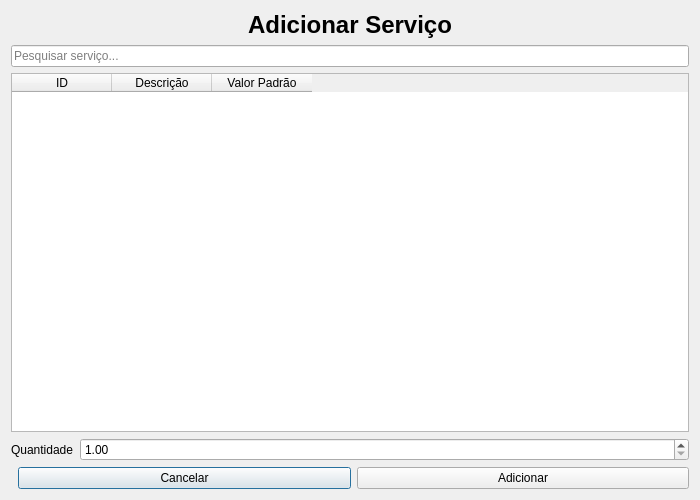
<?xml version="1.0" encoding="UTF-8"?>
<ui version="4.0">
 <class>SelecionarServicoForm</class>

 <widget class="QDialog" name="SelecionarServicoForm">

  <property name="geometry">
   <rect>
    <x>0</x>
    <y>0</y>
    <width>700</width>
    <height>500</height>
   </rect>
  </property>

  <property name="windowTitle">
   <string>Selecionar Serviço</string>
  </property>

  <layout class="QVBoxLayout">

   <item>
    <widget class="QLabel">
     <property name="text">
      <string>Adicionar Serviço</string>
     </property>
     <property name="alignment">
      <set>Qt::AlignCenter</set>
     </property>
     <property name="font">
      <font>
       <pointsize>18</pointsize>
       <bold>true</bold>
      </font>
     </property>
    </widget>
   </item>

   <item>
    <widget class="QLineEdit" name="txtPesquisar">
     <property name="placeholderText">
      <string>Pesquisar serviço...</string>
     </property>
    </widget>
   </item>

   <item>
    <widget class="QTableWidget" name="tblServicos">

     <column>
      <property name="text">
       <string>ID</string>
      </property>
     </column>

     <column>
      <property name="text">
       <string>Descrição</string>
      </property>
     </column>

     <column>
      <property name="text">
       <string>Valor Padrão</string>
      </property>
     </column>

    </widget>
   </item>

   <item>

    <layout class="QFormLayout">

     <item row="0" column="0">
      <widget class="QLabel">
       <property name="text">
        <string>Quantidade</string>
       </property>
      </widget>
     </item>

     <item row="0" column="1">
      <widget class="QDoubleSpinBox" name="spnQuantidade">
       <property name="minimum">
        <double>1.0</double>
       </property>
       <property name="maximum">
        <double>999.0</double>
       </property>
       <property name="value">
        <double>1.0</double>
       </property>
      </widget>
     </item>

    </layout>

   </item>

   <item>

    <layout class="QHBoxLayout">

     <item>
      <spacer name="horizontalSpacer">
       <property name="orientation">
        <enum>Qt::Horizontal</enum>
       </property>
      </spacer>
     </item>

     <item>
      <widget class="QPushButton" name="btnCancelar">
       <property name="text">
        <string>Cancelar</string>
       </property>
      </widget>
     </item>

     <item>
      <widget class="QPushButton" name="btnAdicionar">
       <property name="text">
        <string>Adicionar</string>
       </property>
      </widget>
     </item>

    </layout>

   </item>

  </layout>

 </widget>

 <resources/>
 <connections/>
</ui>
